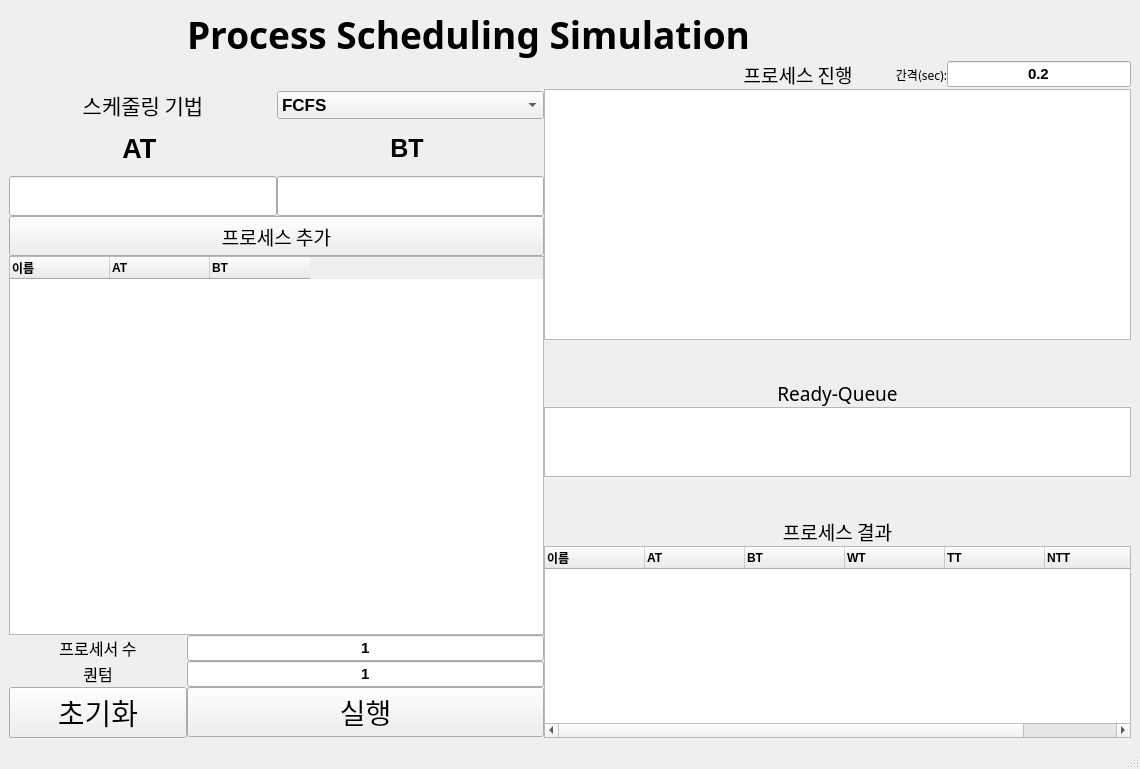
<?xml version="1.0" encoding="UTF-8"?>
<ui version="4.0">
 <class>MainWindow</class>
 <widget class="QMainWindow" name="MainWindow">
  <property name="enabled">
   <bool>true</bool>
  </property>
  <property name="geometry">
   <rect>
    <x>0</x>
    <y>0</y>
    <width>1140</width>
    <height>769</height>
   </rect>
  </property>
  <property name="maximumSize">
   <size>
    <width>16777215</width>
    <height>16777215</height>
   </size>
  </property>
  <property name="sizeIncrement">
   <size>
    <width>10</width>
    <height>0</height>
   </size>
  </property>
  <property name="baseSize">
   <size>
    <width>10</width>
    <height>0</height>
   </size>
  </property>
  <property name="font">
   <font>
    <family>Arial</family>
    <weight>50</weight>
    <bold>false</bold>
   </font>
  </property>
  <property name="windowTitle">
   <string>OS_Process_Scheduling</string>
  </property>
  <widget class="QWidget" name="centralwidget">
   <layout class="QGridLayout" name="gridLayout_2">
    <item row="0" column="1">
     <layout class="QGridLayout" name="gridLayout">
      <property name="sizeConstraint">
       <enum>QLayout::SetDefaultConstraint</enum>
      </property>
      <property name="spacing">
       <number>0</number>
      </property>
      <item row="2" column="7">
       <widget class="QLineEdit" name="Set_sleep_time">
        <property name="font">
         <font>
          <family>Arial</family>
          <pointsize>11</pointsize>
          <weight>75</weight>
          <bold>true</bold>
         </font>
        </property>
        <property name="text">
         <string>0.2</string>
        </property>
        <property name="alignment">
         <set>Qt::AlignCenter</set>
        </property>
       </widget>
      </item>
      <item row="0" column="7">
       <spacer name="horizontalSpacer">
        <property name="orientation">
         <enum>Qt::Horizontal</enum>
        </property>
        <property name="sizeHint" stdset="0">
         <size>
          <width>40</width>
          <height>20</height>
         </size>
        </property>
       </spacer>
      </item>
      <item row="2" column="6">
       <widget class="QLabel" name="label_12">
        <property name="font">
         <font>
          <family>HY헤드라인M</family>
          <pointsize>9</pointsize>
          <weight>50</weight>
          <bold>false</bold>
         </font>
        </property>
        <property name="text">
         <string>간격(sec):</string>
        </property>
        <property name="alignment">
         <set>Qt::AlignRight|Qt::AlignTrailing|Qt::AlignVCenter</set>
        </property>
       </widget>
      </item>
      <item row="3" column="3" rowspan="6" colspan="5">
       <widget class="QTableWidget" name="show_progress">
        <property name="sizePolicy">
         <sizepolicy hsizetype="Expanding" vsizetype="Expanding">
          <horstretch>0</horstretch>
          <verstretch>3</verstretch>
         </sizepolicy>
        </property>
       </widget>
      </item>
      <item row="0" column="1" colspan="6">
       <widget class="QLabel" name="label_8">
        <property name="font">
         <font>
          <family>HY헤드라인M</family>
          <pointsize>28</pointsize>
          <weight>75</weight>
          <bold>true</bold>
         </font>
        </property>
        <property name="text">
         <string>Process Scheduling Simulation</string>
        </property>
       </widget>
      </item>
      <item row="16" column="3" rowspan="4" colspan="5">
       <widget class="QTableWidget" name="show_result">
        <property name="font">
         <font>
          <family>Arial</family>
          <weight>75</weight>
          <bold>true</bold>
         </font>
        </property>
        <column>
         <property name="text">
          <string>이름</string>
         </property>
         <property name="textAlignment">
          <set>AlignLeading|AlignVCenter</set>
         </property>
        </column>
        <column>
         <property name="text">
          <string>AT</string>
         </property>
         <property name="textAlignment">
          <set>AlignLeading|AlignVCenter</set>
         </property>
        </column>
        <column>
         <property name="text">
          <string>BT</string>
         </property>
         <property name="textAlignment">
          <set>AlignLeading|AlignVCenter</set>
         </property>
        </column>
        <column>
         <property name="text">
          <string>WT</string>
         </property>
         <property name="textAlignment">
          <set>AlignLeading|AlignVCenter</set>
         </property>
        </column>
        <column>
         <property name="text">
          <string>TT</string>
         </property>
         <property name="textAlignment">
          <set>AlignLeading|AlignVCenter</set>
         </property>
        </column>
        <column>
         <property name="text">
          <string>NTT</string>
         </property>
         <property name="textAlignment">
          <set>AlignLeading|AlignVCenter</set>
         </property>
        </column>
       </widget>
      </item>
      <item row="19" column="0">
       <widget class="QPushButton" name="stop">
        <property name="font">
         <font>
          <family>HY헤드라인M</family>
          <pointsize>22</pointsize>
          <weight>50</weight>
          <bold>false</bold>
         </font>
        </property>
        <property name="text">
         <string>초기화</string>
        </property>
       </widget>
      </item>
      <item row="9" column="3">
       <spacer name="verticalSpacer">
        <property name="orientation">
         <enum>Qt::Vertical</enum>
        </property>
        <property name="sizeHint" stdset="0">
         <size>
          <width>20</width>
          <height>40</height>
         </size>
        </property>
       </spacer>
      </item>
      <item row="17" column="1" colspan="2">
       <widget class="QLineEdit" name="set_processor_num">
        <property name="font">
         <font>
          <family>Arial</family>
          <pointsize>11</pointsize>
          <weight>75</weight>
          <bold>true</bold>
         </font>
        </property>
        <property name="text">
         <string>1</string>
        </property>
        <property name="alignment">
         <set>Qt::AlignCenter</set>
        </property>
       </widget>
      </item>
      <item row="14" column="3" colspan="5">
       <widget class="QLabel" name="label_7">
        <property name="font">
         <font>
          <family>HY헤드라인M</family>
          <pointsize>14</pointsize>
          <weight>50</weight>
          <bold>false</bold>
         </font>
        </property>
        <property name="text">
         <string>프로세스 결과</string>
        </property>
        <property name="alignment">
         <set>Qt::AlignCenter</set>
        </property>
       </widget>
      </item>
      <item row="13" column="3">
       <spacer name="verticalSpacer_2">
        <property name="orientation">
         <enum>Qt::Vertical</enum>
        </property>
        <property name="sizeHint" stdset="0">
         <size>
          <width>20</width>
          <height>40</height>
         </size>
        </property>
       </spacer>
      </item>
      <item row="18" column="0">
       <widget class="QLabel" name="label_13">
        <property name="font">
         <font>
          <family>HY헤드라인M</family>
          <pointsize>12</pointsize>
          <weight>50</weight>
          <bold>false</bold>
         </font>
        </property>
        <property name="text">
         <string>퀀텀</string>
        </property>
        <property name="alignment">
         <set>Qt::AlignCenter</set>
        </property>
       </widget>
      </item>
      <item row="11" column="3" colspan="5">
       <widget class="QTableWidget" name="show_ready_queue">
        <property name="sizePolicy">
         <sizepolicy hsizetype="Expanding" vsizetype="Expanding">
          <horstretch>0</horstretch>
          <verstretch>1</verstretch>
         </sizepolicy>
        </property>
       </widget>
      </item>
      <item row="19" column="1" colspan="2">
       <widget class="QPushButton" name="run">
        <property name="font">
         <font>
          <family>HY헤드라인M</family>
          <pointsize>21</pointsize>
          <weight>50</weight>
          <bold>false</bold>
         </font>
        </property>
        <property name="text">
         <string>실행</string>
        </property>
       </widget>
      </item>
      <item row="10" column="3" colspan="5">
       <widget class="QLabel" name="label_10">
        <property name="font">
         <font>
          <family>HY헤드라인M</family>
          <pointsize>14</pointsize>
          <weight>50</weight>
          <bold>false</bold>
         </font>
        </property>
        <property name="text">
         <string>Ready-Queue</string>
        </property>
        <property name="alignment">
         <set>Qt::AlignCenter</set>
        </property>
       </widget>
      </item>
      <item row="18" column="1" colspan="2">
       <widget class="QLineEdit" name="set_quantum">
        <property name="font">
         <font>
          <family>Arial</family>
          <pointsize>11</pointsize>
          <weight>75</weight>
          <bold>true</bold>
         </font>
        </property>
        <property name="text">
         <string>1</string>
        </property>
        <property name="alignment">
         <set>Qt::AlignCenter</set>
        </property>
       </widget>
      </item>
      <item row="2" column="4" colspan="2">
       <widget class="QLabel" name="label_11">
        <property name="font">
         <font>
          <family>HY헤드라인M</family>
          <pointsize>14</pointsize>
          <weight>50</weight>
          <bold>false</bold>
         </font>
        </property>
        <property name="text">
         <string>                         프로세스 진행</string>
        </property>
        <property name="alignment">
         <set>Qt::AlignCenter</set>
        </property>
       </widget>
      </item>
      <item row="7" column="0" rowspan="10" colspan="3">
       <widget class="QTableWidget" name="show_process_info">
        <property name="sizePolicy">
         <sizepolicy hsizetype="Expanding" vsizetype="Expanding">
          <horstretch>1</horstretch>
          <verstretch>0</verstretch>
         </sizepolicy>
        </property>
        <property name="sizeIncrement">
         <size>
          <width>0</width>
          <height>0</height>
         </size>
        </property>
        <property name="baseSize">
         <size>
          <width>0</width>
          <height>0</height>
         </size>
        </property>
        <property name="font">
         <font>
          <family>Arial</family>
          <weight>75</weight>
          <bold>true</bold>
         </font>
        </property>
        <property name="layoutDirection">
         <enum>Qt::LeftToRight</enum>
        </property>
        <property name="autoFillBackground">
         <bool>false</bool>
        </property>
        <property name="frameShape">
         <enum>QFrame::StyledPanel</enum>
        </property>
        <property name="lineWidth">
         <number>0</number>
        </property>
        <property name="midLineWidth">
         <number>0</number>
        </property>
        <column>
         <property name="text">
          <string>이름</string>
         </property>
         <property name="font">
          <font>
           <weight>75</weight>
           <bold>true</bold>
          </font>
         </property>
         <property name="textAlignment">
          <set>AlignLeading|AlignVCenter</set>
         </property>
         <property name="background">
          <color>
           <red>255</red>
           <green>255</green>
           <blue>255</blue>
          </color>
         </property>
        </column>
        <column>
         <property name="text">
          <string>AT</string>
         </property>
         <property name="textAlignment">
          <set>AlignLeading|AlignVCenter</set>
         </property>
        </column>
        <column>
         <property name="text">
          <string>BT</string>
         </property>
         <property name="textAlignment">
          <set>AlignLeading|AlignVCenter</set>
         </property>
        </column>
       </widget>
      </item>
      <item row="17" column="0">
       <widget class="QLabel" name="label_5">
        <property name="font">
         <font>
          <family>HY헤드라인M</family>
          <pointsize>12</pointsize>
          <weight>50</weight>
          <bold>false</bold>
         </font>
        </property>
        <property name="text">
         <string>프로세서 수</string>
        </property>
        <property name="alignment">
         <set>Qt::AlignCenter</set>
        </property>
       </widget>
      </item>
      <item row="3" column="0" rowspan="3" colspan="3">
       <layout class="QGridLayout" name="gridLayout_3" columnstretch="0,0">
        <property name="spacing">
         <number>0</number>
        </property>
        <item row="0" column="1">
         <widget class="QComboBox" name="select_method">
          <property name="font">
           <font>
            <family>Arial</family>
            <pointsize>13</pointsize>
            <weight>75</weight>
            <bold>true</bold>
           </font>
          </property>
          <item>
           <property name="text">
            <string>FCFS</string>
           </property>
          </item>
          <item>
           <property name="text">
            <string>RR</string>
           </property>
          </item>
          <item>
           <property name="text">
            <string>SPN</string>
           </property>
          </item>
          <item>
           <property name="text">
            <string>SRTN</string>
           </property>
          </item>
          <item>
           <property name="text">
            <string>HRRN</string>
           </property>
          </item>
          <item>
           <property name="text">
            <string>LC_RR</string>
           </property>
          </item>
          <item>
           <property name="text">
            <string>LS_SPN</string>
           </property>
          </item>
         </widget>
        </item>
        <item row="1" column="0">
         <widget class="QLabel" name="label_4">
          <property name="font">
           <font>
            <family>Arial</family>
            <pointsize>20</pointsize>
            <weight>75</weight>
            <bold>true</bold>
           </font>
          </property>
          <property name="text">
           <string>AT </string>
          </property>
          <property name="alignment">
           <set>Qt::AlignCenter</set>
          </property>
          <property name="buddy">
           <cstring>label_4</cstring>
          </property>
         </widget>
        </item>
        <item row="0" column="0">
         <widget class="QLabel" name="label">
          <property name="font">
           <font>
            <family>HY헤드라인M</family>
            <pointsize>16</pointsize>
            <weight>50</weight>
            <bold>false</bold>
           </font>
          </property>
          <property name="text">
           <string>스케줄링 기법</string>
          </property>
          <property name="alignment">
           <set>Qt::AlignCenter</set>
          </property>
         </widget>
        </item>
        <item row="2" column="0">
         <widget class="QLineEdit" name="set_AT">
          <property name="minimumSize">
           <size>
            <width>0</width>
            <height>40</height>
           </size>
          </property>
          <property name="font">
           <font>
            <family>Arial</family>
            <pointsize>13</pointsize>
            <weight>75</weight>
            <bold>true</bold>
           </font>
          </property>
          <property name="alignment">
           <set>Qt::AlignCenter</set>
          </property>
         </widget>
        </item>
        <item row="1" column="1">
         <widget class="QLabel" name="label_6">
          <property name="font">
           <font>
            <family>Arial</family>
            <pointsize>19</pointsize>
            <weight>75</weight>
            <bold>true</bold>
           </font>
          </property>
          <property name="text">
           <string>BT </string>
          </property>
          <property name="alignment">
           <set>Qt::AlignCenter</set>
          </property>
         </widget>
        </item>
        <item row="2" column="1">
         <widget class="QLineEdit" name="set_BT">
          <property name="minimumSize">
           <size>
            <width>0</width>
            <height>40</height>
           </size>
          </property>
          <property name="font">
           <font>
            <family>Arial</family>
            <pointsize>13</pointsize>
            <weight>75</weight>
            <bold>true</bold>
           </font>
          </property>
          <property name="alignment">
           <set>Qt::AlignCenter</set>
          </property>
         </widget>
        </item>
       </layout>
      </item>
      <item row="6" column="0" colspan="3">
       <widget class="QPushButton" name="add_info">
        <property name="minimumSize">
         <size>
          <width>0</width>
          <height>40</height>
         </size>
        </property>
        <property name="font">
         <font>
          <family>HY헤드라인M</family>
          <pointsize>14</pointsize>
          <weight>50</weight>
          <bold>false</bold>
         </font>
        </property>
        <property name="text">
         <string>프로세스 추가</string>
        </property>
       </widget>
      </item>
     </layout>
    </item>
   </layout>
  </widget>
  <widget class="QMenuBar" name="menubar">
   <property name="geometry">
    <rect>
     <x>0</x>
     <y>0</y>
     <width>1140</width>
     <height>21</height>
    </rect>
   </property>
  </widget>
  <widget class="QStatusBar" name="statusbar"/>
 </widget>
 <tabstops>
  <tabstop>set_AT</tabstop>
  <tabstop>set_BT</tabstop>
  <tabstop>add_info</tabstop>
  <tabstop>set_processor_num</tabstop>
  <tabstop>set_quantum</tabstop>
  <tabstop>Set_sleep_time</tabstop>
  <tabstop>select_method</tabstop>
  <tabstop>stop</tabstop>
  <tabstop>run</tabstop>
  <tabstop>show_result</tabstop>
  <tabstop>show_process_info</tabstop>
  <tabstop>show_ready_queue</tabstop>
  <tabstop>show_progress</tabstop>
 </tabstops>
 <resources/>
 <connections/>
 <slots>
  <slot>start()</slot>
  <slot>stop()</slot>
  <slot>set_info()</slot>
 </slots>
</ui>
